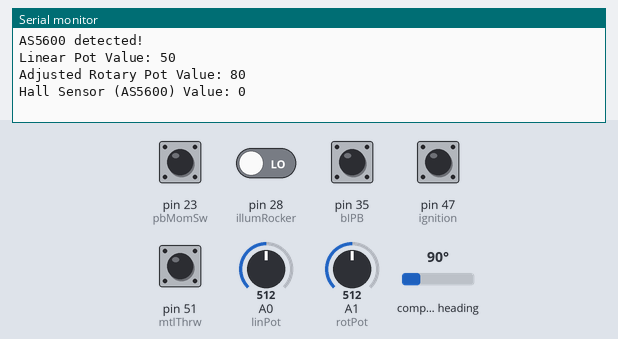
Bench run of a sketch on a simulated Arduino Mega 2560, built with avr-gcc and run on an emulated ATmega2560. Shown: the last lines printed to the serial monitor. The inputs (shaded band) are chosen by the test bench; at power-on: pin 23 (pbMomSw), pin 35 (bIPB), pin 47 (ignition), pin 51 (mtlThrw) HIGH, pin 28 (illumRocker) LOW, compass heading 90°, A0 (linPot) = 512, A1 (rotPot) = 512.

Above: at 1.2 s.
1.3 s: pin 23 (pbMomSw) pulled LOW for 0.15 s
At 2.6 s:
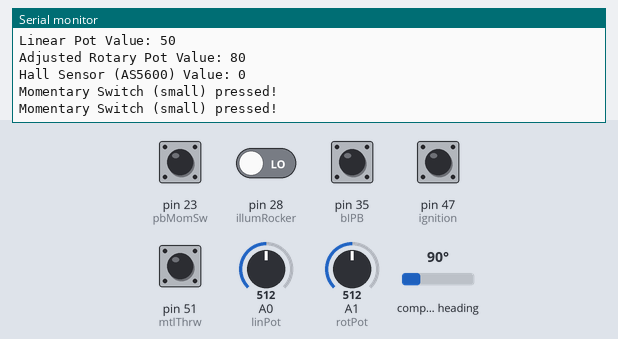
2.9 s: pin 28 (illumRocker) driven HIGH
At 3.3 s:
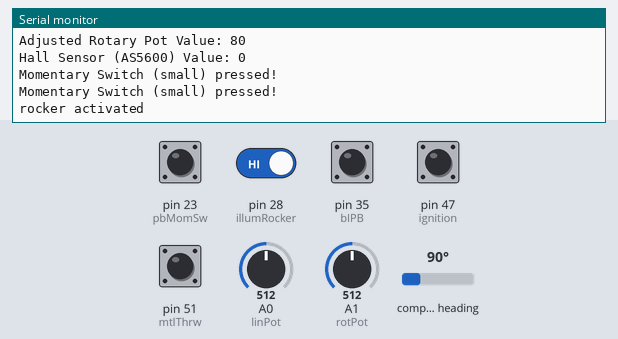
5.3 s: pin 47 (ignition) pulled LOW for 1 s
At 5.75 s:
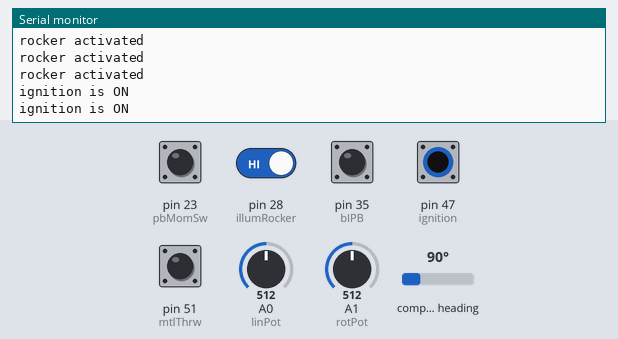
7.8 s: pin 51 (mtlThrw) pulled LOW for 1 s
At 8.26 s:
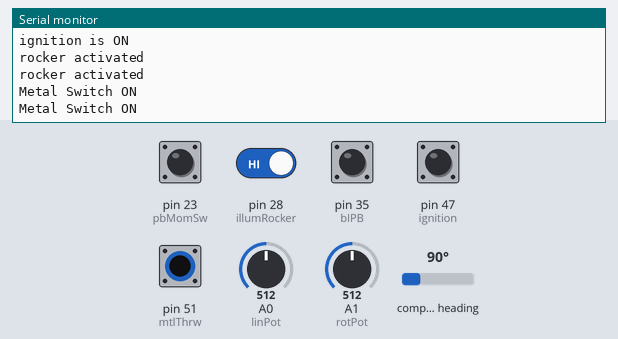
10.3 s: compass heading set to 180°
At 11.7 s:
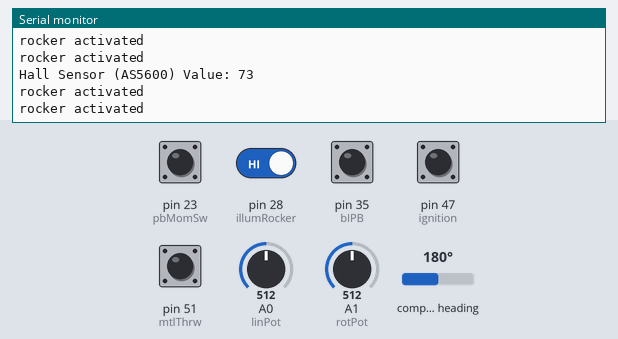
11.8 s: A0 (linPot) set to 490
At 13.2 s:
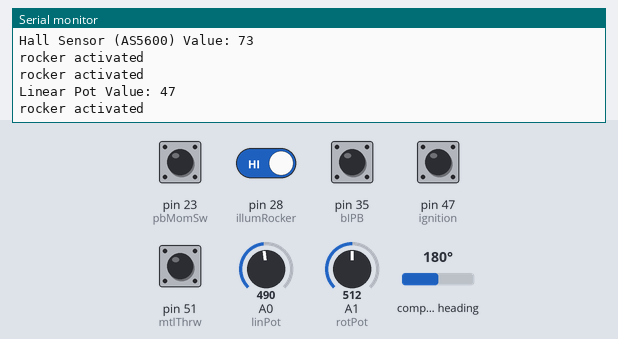

The sketch:

TN-01_firmware_v001.ino
```cpp
#include <Wire.h>
#include <AS5600.h>

// AS5600 setup
AS5600 encoder;
int lastHEValScaled = -1;
unsigned long lastHEPrintTime = 0;

// digital pin definitions
int greenLED = 41;
int redLED = 43;
const int mtlThrw = 51;
const int pbMomSw = 23;
const int bIPB = 35;
const int bIPB_led = 37;
const int ignition = 47;
const int illumRocker = 28;

// analog pin definitions
const int linPot = A0;
const int rotPot = A1;

// variables to track last pot values and print times
int lastLinPotValScaled = -1;
unsigned long lastLinPotPrintTime = 0;

int lastRotPotValScaled = -1;
unsigned long lastRotPotPrintTime = 0;

void setup() {
  pinMode(pbMomSw, INPUT_PULLUP);
  pinMode(ignition, INPUT_PULLUP);
  pinMode(mtlThrw, INPUT_PULLUP);
  pinMode(bIPB, INPUT_PULLUP);
  pinMode(illumRocker, INPUT);

  digitalWrite(redLED, HIGH);
  digitalWrite(bIPB_led, LOW);

  Serial.begin(9600);
  Wire.begin();

  if (!encoder.begin()) {
    Serial.println("AS5600 not detected. Check wiring.");
    while (1);
  } else {
    Serial.println("AS5600 detected!");
  }

  encoder.setDirection(AS5600_CLOCK_WISE); // Or COUNTERCLOCK_WISE if needed
}

void loop() {
  int msButtonState = digitalRead(pbMomSw);
  int ignitionState = digitalRead(ignition);
  int mtlThrwState = digitalRead(mtlThrw);
  int bIPBState = digitalRead(bIPB);
  int illumRockerState = digitalRead(illumRocker);
  int linPotVal = analogRead(linPot);
  int rotPotVal = analogRead(rotPot);

  int linPotValScaled = map(linPotVal, 0, 1023, 0, 100);
  int rotPotValScaled = map(rotPotVal, 159, 597, 0, 100);

  // Read and scale AS5600 angle
  int rawHEVal = encoder.readAngle();
  rawHEVal = constrain(rawHEVal, 1404, 2280); // safety net
  int heValScaled = map(rawHEVal, 1404, 2280, 0, 100);

  unsigned long now = millis();

  if (linPotValScaled != lastLinPotValScaled && (now - lastLinPotPrintTime >= 500)) {
    Serial.print("Linear Pot Value: ");
    Serial.println(linPotValScaled);
    lastLinPotValScaled = linPotValScaled;
    lastLinPotPrintTime = now;
  }

  if (rotPotValScaled != lastRotPotValScaled && (now - lastRotPotPrintTime >= 500)) {
    Serial.print("Adjusted Rotary Pot Value: ");
    Serial.println(rotPotValScaled);
    lastRotPotValScaled = rotPotValScaled;
    lastRotPotPrintTime = now;
  }

  if (heValScaled != lastHEValScaled && (now - lastHEPrintTime >= 500)) {
    Serial.print("Hall Sensor (AS5600) Value: ");
    Serial.println(heValScaled);
    lastHEValScaled = heValScaled;
    lastHEPrintTime = now;
  }

  if (msButtonState == LOW) {
    Serial.println("Momentary Switch (small) pressed!");
  } else if (ignitionState == LOW) {
    Serial.println("ignition is ON");
  } else if (mtlThrwState == LOW) {
    Serial.println("Metal Switch ON");
    digitalWrite(redLED, LOW);
    digitalWrite(greenLED, HIGH);
  } else if (illumRockerState == HIGH) {
    Serial.println("rocker activated");
    delay(800);
  } else if (bIPBState == LOW) {
    digitalWrite(bIPB_led, HIGH);
    Serial.println("Big Switch Pressed!");
  } else {
    digitalWrite(greenLED, LOW);
    digitalWrite(redLED, HIGH);
    digitalWrite(bIPB_led, LOW);
  }

  delay(100);
}
```

Measured:
- after the input at 1.3 s, the serial monitor: prints a new line at once (image 1)
- after the input at 2.9 s, the serial monitor: prints a new line at once (image 2)
- after the input at 5.3 s, the serial monitor: prints a new line after 0.35 s (image 3)
- after the input at 7.8 s, the serial monitor: prints a new line after 0.35 s (image 4)
- after the input at 10.3 s, the serial monitor: prints a new line after 0.36 s (image 5)
- after the input at 11.8 s, the serial monitor: prints a new line after 0.67 s (image 6)
